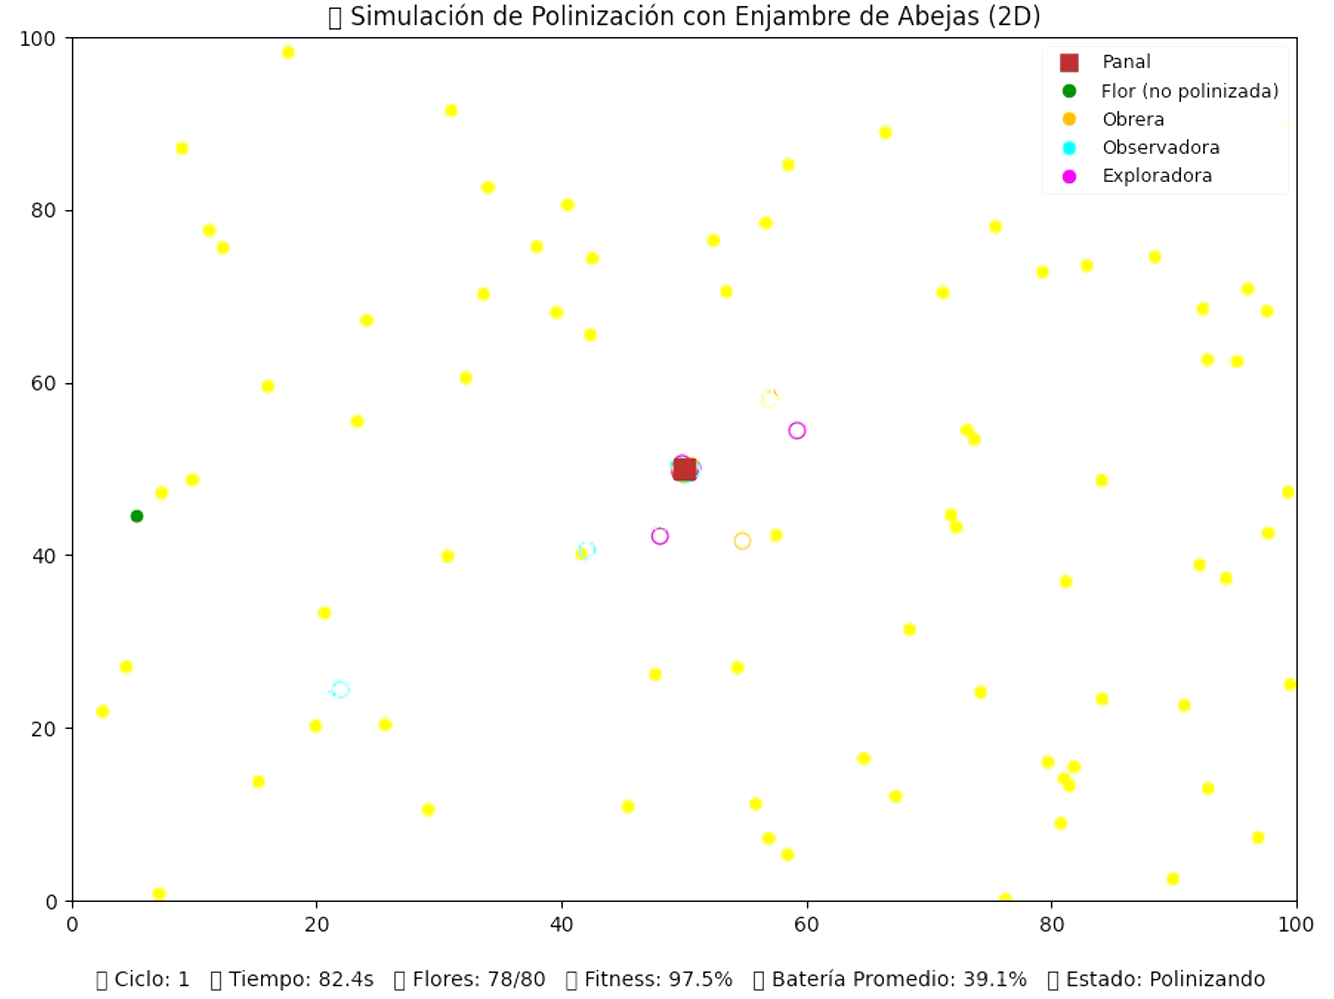

Source code (Python):
import numpy as np
import matplotlib.pyplot as plt
import matplotlib.animation as animation
import random
import time

# -------------------- PARÁMETROS --------------------
NUM_DRONES = 40
NUM_FLORES = 80
RANGO = 100
BASE = np.array([RANGO / 2, RANGO / 2])
VELOCIDAD = 1.5
BATERIA_MAX = 80  # batería corta
RECARGA_TIEMPO = 30
RADIO_POLINIZACION = 2.0
INTERVALO_MS = 100

# -------------------- INICIALIZACIÓN --------------------
def inicializar_escenario():
    flores = np.random.rand(NUM_FLORES, 2) * RANGO
    madurez = np.random.rand(NUM_FLORES)
    polinizadas = np.zeros(NUM_FLORES, dtype=bool)

    tipos = ["obrera", "observadora", "exploradora"]
    colores = {"obrera": "orange", "observadora": "cyan", "exploradora": "magenta"}
    formas = {"obrera": "o", "observadora": "^", "exploradora": "s"}

    drones = [{
        "pos": BASE.copy(),
        "tipo": random.choice(tipos),
        "bateria": random.uniform(BATERIA_MAX * 0.5, BATERIA_MAX),
        "objetivo": random.randint(0, NUM_FLORES - 1),
        "estado": "buscando"
    } for _ in range(NUM_DRONES)]

    return flores, madurez, polinizadas, drones, colores, formas

flores, madurez, polinizadas, drones, colores, formas = inicializar_escenario()
inicio_tiempo = time.time()
ciclo_actual = 1  # contador de ciclos

# -------------------- CONFIGURAR FIGURA --------------------
fig, ax = plt.subplots(figsize=(8, 8))
ax.set_xlim(0, RANGO)
ax.set_ylim(0, RANGO)
ax.set_title("🐝 Simulación de Polinización con Enjambre de Abejas (2D)")

# Base (panal)
ax.plot(BASE[0], BASE[1], "s", color="brown", markersize=10, label="Panal")

# Puntos de flores
sc_flores = ax.scatter(flores[:, 0], flores[:, 1], c='green', s=30, label="Flores")

# Drones
sc_drones = ax.scatter([], [], c=[], s=60, marker="o")

# Texto de información inferior
texto_info = ax.text(0.02, -0.08, "", transform=ax.transAxes, fontsize=10, va='top')

# Leyenda: Panal, Flores y roles de drones
from matplotlib.lines import Line2D
legend_elements = [
    Line2D([0], [0], marker='s', color='w', markerfacecolor='brown', markersize=10, label='Panal'),
    Line2D([0], [0], marker='o', color='w', markerfacecolor='green', markersize=8, label='Flor (no polinizada)'),
    Line2D([0], [0], marker='o', color='w', markerfacecolor=colores['obrera'], markersize=8, label='Obrera'),
    Line2D([0], [0], marker='o', color='w', markerfacecolor=colores['observadora'], markersize=8, label='Observadora'),
    Line2D([0], [0], marker='o', color='w', markerfacecolor=colores['exploradora'], markersize=8, label='Exploradora')
]
ax.legend(handles=legend_elements, loc='upper right', fontsize=9, framealpha=0.9)

# -------------------- FUNCIONES --------------------
def actualizar_drones():
    global polinizadas
    for d in drones:
        if d["estado"] == "recargando":
            d["bateria"] += 1
            if d["bateria"] >= BATERIA_MAX:
                d["estado"] = "buscando"
                d["objetivo"] = random.randint(0, NUM_FLORES - 1)
            continue

        if d["bateria"] <= 0:
            d["estado"] = "regresando"
            continue

        objetivo = flores[d["objetivo"]]
        direccion = objetivo - d["pos"]
        distancia = np.linalg.norm(direccion)

        if distancia < RADIO_POLINIZACION:
            if not polinizadas[d["objetivo"]]:
                polinizadas[d["objetivo"]] = True
            d["objetivo"] = random.randint(0, NUM_FLORES - 1)

        if d["estado"] in ["buscando", "explorando"]:
            if distancia > 0:
                d["pos"] += (direccion / distancia) * VELOCIDAD
                d["bateria"] -= 1

        if d["bateria"] < 10:
            d["estado"] = "regresando"

        if d["estado"] == "regresando":
            dir_base = BASE - d["pos"]
            dist_base = np.linalg.norm(dir_base)
            if dist_base > 1:
                d["pos"] += (dir_base / dist_base) * VELOCIDAD
            else:
                d["estado"] = "recargando"

def fitness_global():
    return np.sum(polinizadas) / NUM_FLORES

def bateria_promedio():
    return np.mean([d["bateria"] for d in drones])

def reiniciar_simulacion():
    global flores, madurez, polinizadas, drones, inicio_tiempo, ciclo_actual
    flores, madurez, polinizadas, drones, _, _ = inicializar_escenario()
    inicio_tiempo = time.time()
    ciclo_actual += 1

# -------------------- ACTUALIZACIÓN DE ANIMACIÓN --------------------
def actualizar(frame):
    global inicio_tiempo
    actualizar_drones()
    posiciones = np.array([d["pos"] for d in drones])
    colores_drones = [colores[d["tipo"]] for d in drones]

    sc_flores.set_facecolor(['yellow' if p else 'green' for p in polinizadas])
    sc_drones.set_offsets(posiciones)
    sc_drones.set_color(colores_drones)

    # Estadísticas
    tiempo_actual = time.time() - inicio_tiempo
    flores_polinizadas = np.sum(polinizadas)
    fit = fitness_global() * 100
    bateria_avg = bateria_promedio()
    estado_enjambre = "Completado" if flores_polinizadas == NUM_FLORES else "Polinizando"

    texto_info.set_text(
        f"🔁 Ciclo: {ciclo_actual}   ⏱ Tiempo: {tiempo_actual:.1f}s   🌸 Flores: {flores_polinizadas}/{NUM_FLORES}   "
        f"🏋️ Fitness: {fit:.1f}%   🔋 Batería Promedio: {bateria_avg:.1f}%   🐝 Estado: {estado_enjambre}"
    )

    # Si termina, reinicia después de 3 segundos
    if flores_polinizadas == NUM_FLORES:
        plt.pause(3)
        reiniciar_simulacion()

    return sc_drones, sc_flores, texto_info

# -------------------- ANIMACIÓN --------------------
ani = animation.FuncAnimation(fig, actualizar, interval=INTERVALO_MS)
plt.subplots_adjust(bottom=0.15)
plt.show()
